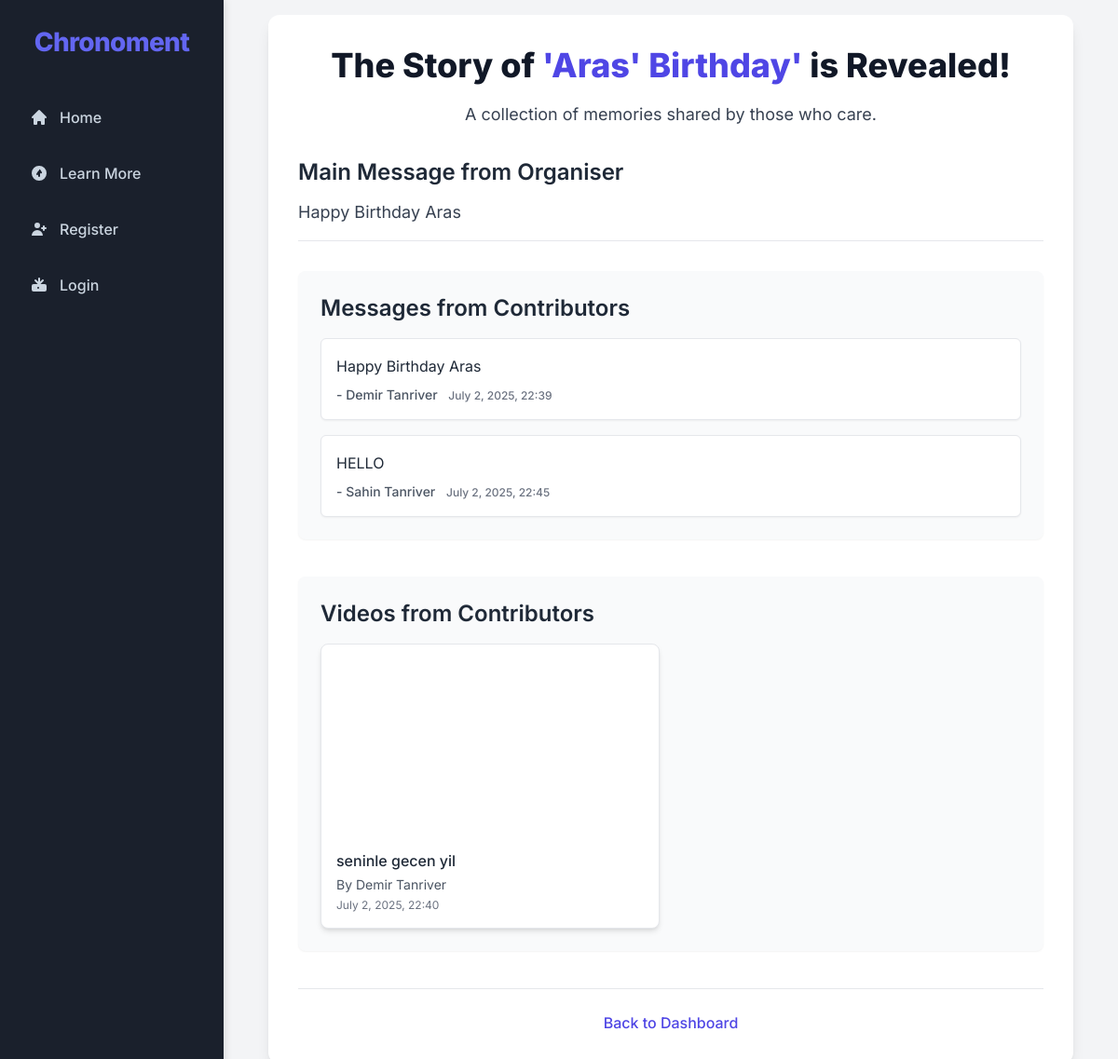
/revealed-story/1/, run on an earlier commit of the app's database.
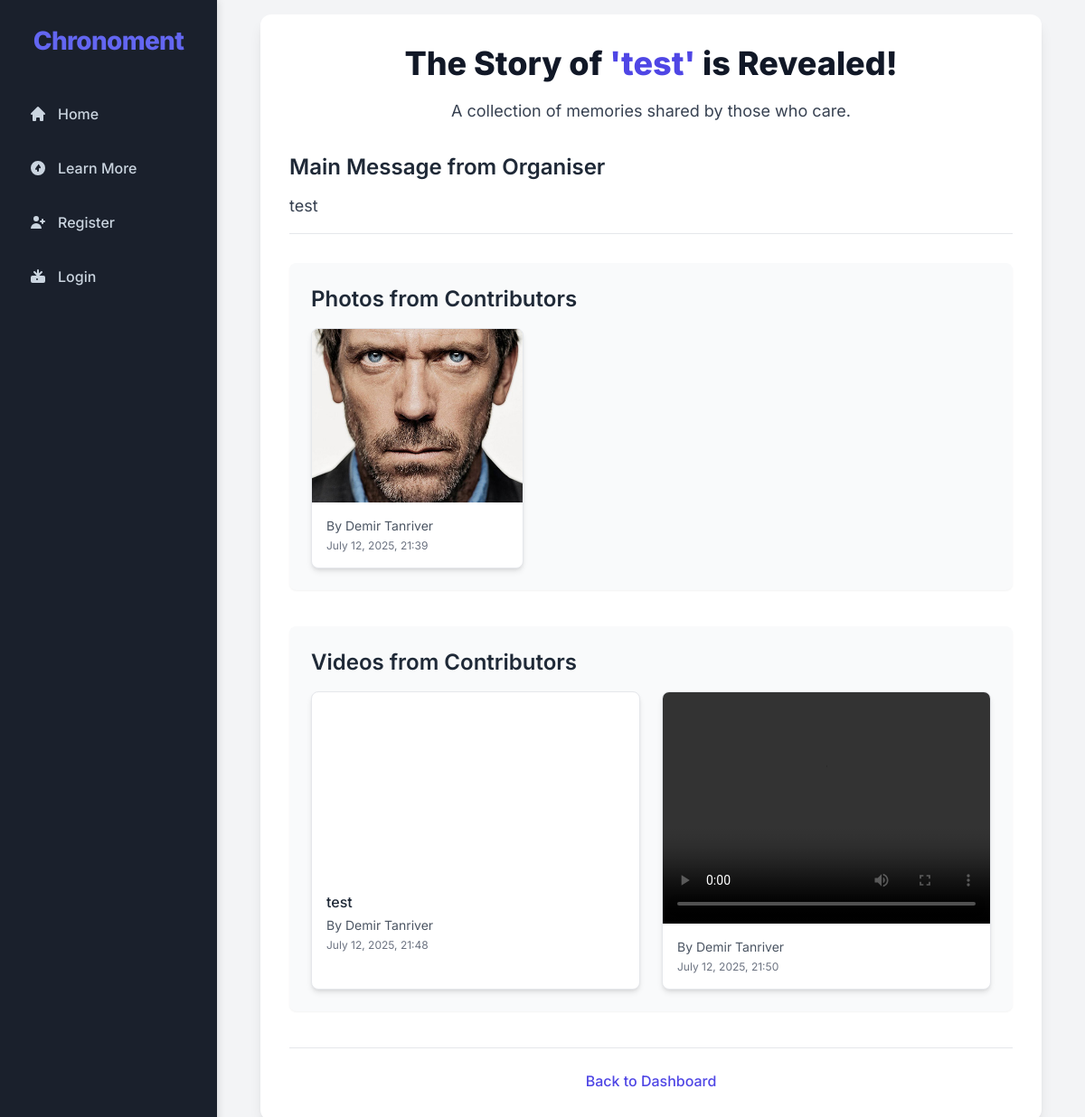
And on a later commit of the database.
### main/models.py (models this page shows, shortened)
class Stories(models.Model):
    organiser = models.ForeignKey(Organisers, on_delete=models.CASCADE, related_name='stories')
    title = models.CharField(max_length=255)
    main_message = models.TextField()
    reveal_date = models.DateField()
    qr_code_url = models.URLField(max_length=500, blank=True, null=True) # URL for the QR code
    topper_identifier = models.CharField(
        max_length=100,
        unique=True,
        blank=False,
        null=False,
        help_text="Unique code printed on the physical cake topper's QR code."
    )
    max_senders = models.PositiveIntegerField(
        default=6, # A reasonable default, adjust as needed
        help_text="Maximum number of senders allowed to contribute to this story."
    )
    created_at = models.DateTimeField(auto_now_add=True)
    updated_at = models.DateTimeField(auto_now=True)
    class Meta:
        verbose_name_plural = "Stories" # Correct pluralization for admin

class TextContribution(models.Model):
    story_sender = models.ForeignKey(StorySenders, on_delete=models.CASCADE, related_name='text_contributions')
    content = models.TextField()
    status = models.CharField(max_length=10, choices=CONTRIBUTION_STATUS_CHOICES, default='pending') # Uses the defined choices
    created_at = models.DateTimeField(auto_now_add=True)
    updated_at = models.DateTimeField(auto_now=True)

class StorySenders(models.Model):
    story = models.ForeignKey(
        'Stories',
        on_delete=models.CASCADE, # If a story is deleted, this link is also deleted
        related_name='story_links' # Allows reverse access from Story object: story.story_links.all()
    )
    sender = models.ForeignKey(
        'Senders',
        on_delete=models.CASCADE, # If a sender is deleted, their links are also deleted
        related_name='story_links' # Allows reverse access from Sender object: sender.story_links.all()
    )
    INVITATION_STATUS_CHOICES = [
        ('pending', 'Pending'),
        ('sent', 'Sent'),
        ('accepted', 'Accepted'),
        ('uploaded', 'Uploaded Media'),
        ('revoked', 'Revoked'),
    ]
    invitation_status = models.CharField(
        max_length=50,
        choices=INVITATION_STATUS_CHOICES,
        default='pending',
        null=False
    )
    invitation_token = models.CharField(max_length=255, unique=True, null=True, blank=True)
    token_expires_at = models.DateTimeField(null=True, blank=True)
    invited_at = models.DateTimeField(auto_now_add=True)
    last_reminded_at = models.DateTimeField(null=True, blank=True)
    class Meta:
        unique_together = ('story', 'sender')
        verbose_name_plural = "Story Senders" # Fixes pluralization in Django admin

class Senders(models.Model):
    email = models.EmailField(max_length=255, unique=True, null=False)
    name = models.CharField(max_length=255, null=True, blank=True)
    created_at = models.DateTimeField(auto_now_add=True)
    updated_at = models.DateTimeField(auto_now=True)
    class Meta:
        verbose_name_plural = "Senders" # Fixes pluralization in Django admin

class VideoContribution(models.Model):
    story_sender = models.ForeignKey(StorySenders, on_delete=models.CASCADE, related_name='video_contributions')
    video = models.FileField(upload_to='contributions/videos/', blank=True, null=True, storage=S3_MEDIA_STORAGE)
    youtube_video_id = models.CharField(max_length=20, blank=True, null=True)
    caption = models.CharField(max_length=500, blank=True, null=True)
    status = models.CharField(max_length=10, choices=CONTRIBUTION_STATUS_CHOICES, default='pending') # Uses the defined choices
    created_at = models.DateTimeField(auto_now_add=True)
    updated_at = models.DateTimeField(auto_now=True)

class ImageContribution(models.Model):
    story_sender = models.ForeignKey(StorySenders, on_delete=models.CASCADE, related_name='image_contributions')
    image = models.ImageField(upload_to='contributions/images/', storage=S3_MEDIA_STORAGE)
    caption = models.CharField(max_length=500, blank=True, null=True)
    status = models.CharField(max_length=10, choices=CONTRIBUTION_STATUS_CHOICES, default='pending') # Uses the defined choices
    created_at = models.DateTimeField(auto_now_add=True)
    updated_at = models.DateTimeField(auto_now=True)

### main/views.py (the view)
# urls.py: path('revealed-story/<int:story_id>/', views.view_revealed_story, name='view_revealed_story'), # This is currently redundant
def view_revealed_story(request, story_id):
    story = get_object_or_404(Stories, id=story_id) # No organiser check here yet, for future receiver access
    if story.reveal_date > timezone.now().date():
        messages.warning(request, "This story has not been revealed yet. Please check back on the reveal date.")
        if request.user.is_authenticated and request.user == story.organiser:
            return redirect(reverse('story_detail', args=[story.id]))
        return redirect(reverse('home')) # Or a specific 'not_revealed' page
    story_senders_for_story = StorySenders.objects.filter(story=story)
    text_contributions = TextContribution.objects.filter(
        story_sender__in=story_senders_for_story
    ).order_by('created_at') # Order by creation date for chronological display
    image_contributions = ImageContribution.objects.filter(
        story_sender__in=story_senders_for_story
    ).order_by('created_at')
    video_contributions = VideoContribution.objects.filter(
        story_sender__in=story_senders_for_story
    ).order_by('created_at')
    context = {
        'story': story,
        'text_contributions': text_contributions,
        'image_contributions': image_contributions,
        'video_contributions': video_contributions,
        'page_title': f"Revealed Story: {story.title}"
    }
    return render(request, 'main/revealed_story.html', context)

### main/templates/main/revealed_story.html (shortened to what the changed rows need)
{% extends 'main/base.html' %}
{% load static %}
{% block content %}
<div class="p-4 w-full max-w-4xl mx-auto">
    <div class="bg-white p-8 rounded-xl shadow-lg">
        <h1 class="text-4xl font-extrabold text-center text-gray-900 leading-tight mb-4">
            The Story of <span class="text-indigo-600">'{{ story.title }}'</span> is Revealed!
        </h1>
        <div class="mb-8 border-b pb-4 border-gray-200">
            <h3 class="text-2xl font-semibold text-gray-800 mb-3">Main Message from Organiser</h3>
            <p class="text-gray-700 text-lg leading-relaxed">{{ story.main_message }}</p>
        </div>
        <div class="space-y-10">
            {% if text_contributions %}
                <div class="bg-gray-50 p-6 rounded-lg shadow-sm">
                    <h3 class="text-2xl font-semibold text-gray-800 mb-4">Messages from Contributors</h3>
                    <ul class="space-y-4">
                        {% for contribution in text_contributions %}
                            <li class="bg-white p-4 rounded-md shadow-sm border border-gray-200">
                                <p class="text-gray-800 text-base leading-relaxed mb-2">{{ contribution.content }}</p>
                                <p class="text-sm text-gray-600 font-medium">
                                    - {{ contribution.story_sender.sender.name|default:contribution.story_sender.sender.email }}
                                    <span class="text-xs text-gray-500 ml-2">{{ contribution.created_at|date:"F j, Y, H:i" }}</span>
                                </p>
                            </li>
                        {% endfor %}
                    </ul>
                </div>
            {% endif %}
            {% if image_contributions %}
                <div class="bg-gray-50 p-6 rounded-lg shadow-sm">
                    <h3 class="text-2xl font-semibold text-gray-800 mb-4">Photos from Contributors</h3>
                    <div class="grid grid-cols-1 sm:grid-cols-2 lg:grid-cols-3 gap-6">
                        {% for contribution in image_contributions %}
                            <div class="bg-white rounded-lg overflow-hidden shadow-md border border-gray-200">
                                <img src="{{ contribution.image.url }}" alt="{{ contribution.caption|default:'Contributed image' }}" class="w-full h-48 object-cover object-center">
                                <div class="p-4">
                                    <p class="text-sm text-gray-600">
                                        By {{ contribution.story_sender.sender.name|default:contribution.story_sender.sender.email }}
                                    </p>
                                    <p class="text-xs text-gray-500 mt-1">{{ contribution.created_at|date:"F j, Y, H:i" }}</p>
                                </div>
                            </div>
                        {% endfor %}
                    </div>
                </div>
            {% endif %}
            {% if video_contributions %}
                <div class="bg-gray-50 p-6 rounded-lg shadow-sm">
                    <div class="grid grid-cols-1 md:grid-cols-2 gap-6">
                        {% for contribution in video_contributions %}
                            <div class="bg-white rounded-lg overflow-hidden shadow-md border border-gray-200">
                                {% if contribution.youtube_video_id %}
                                    <div class="relative w-full" style="padding-bottom: 56.25%; height: 0; overflow: hidden;">
                                        <iframe class="absolute top-0 left-0 w-full h-full"
                                                src="https://www.youtube.com/embed/{{ contribution.youtube_video_id }}?rel=0"
                                                frameborder="0"
                                                allow="accelerometer; autoplay; clipboard-write; encrypted-media; gyroscope; picture-in-picture"
                                                allowfullscreen>
                                        </iframe>
                                    </div>
                                {% elif contribution.video %}
                                    <video controls class="w-full h-64 object-cover object-center">
                                        <source src="{{ contribution.video.url }}" type="video/mp4">
                                    </video>
                                {% else %}
                                    <div class="p-4 text-gray-600 text-center">No video content found for this entry.</div>
                                {% endif %}
                                <div class="p-4">
                                    {% if contribution.caption %}<p class="text-gray-800 font-medium mb-1">{{ contribution.caption }}</p>{% endif %}
                                    <p class="text-sm text-gray-600">
                                        By {{ contribution.story_sender.sender.name|default:contribution.story_sender.sender.email }}
                                    </p>
                                    <p class="text-xs text-gray-500 mt-1">{{ contribution.created_at|date:"F j, Y, H:i" }}</p>
                                </div>
                            </div>
                        {% endfor %}
                    </div>
                </div>
            {% endif %}
        </div>
    </div>
</div>
{% endblock %}

What changed in the data, as far as the page shows it:
no longer on this page (row edited): TextContribution: content "Happy Birthday Aras", story_sender.sender.name "Demir Tanriver", created_at "July 2, 2025, 22:39"
removed TextContribution: content "HELLO", story_sender.sender.name "Sahin Tanriver", created_at "July 2, 2025, 22:45"
removed VideoContribution: caption "seninle gecen yil", story_sender.sender.name "Demir Tanriver", created_at "July 2, 2025, 22:40"
changed Stories: title "Aras' Birthday" → "test"; main_message "Happy Birthday Aras" → "test"
added ImageContribution: image (picture), story_sender.sender.name "Demir Tanriver", created_at "July 12, 2025, 21:39"
added VideoContribution: caption "test", story_sender.sender.name "Demir Tanriver", created_at "July 12, 2025, 21:48"
added VideoContribution: story_sender.sender.name "Demir Tanriver", created_at "July 12, 2025, 21:50"
Also different on the page:
text no longer shown: "Messages from Contributors"
text now shown: "Photos from Contributors"
